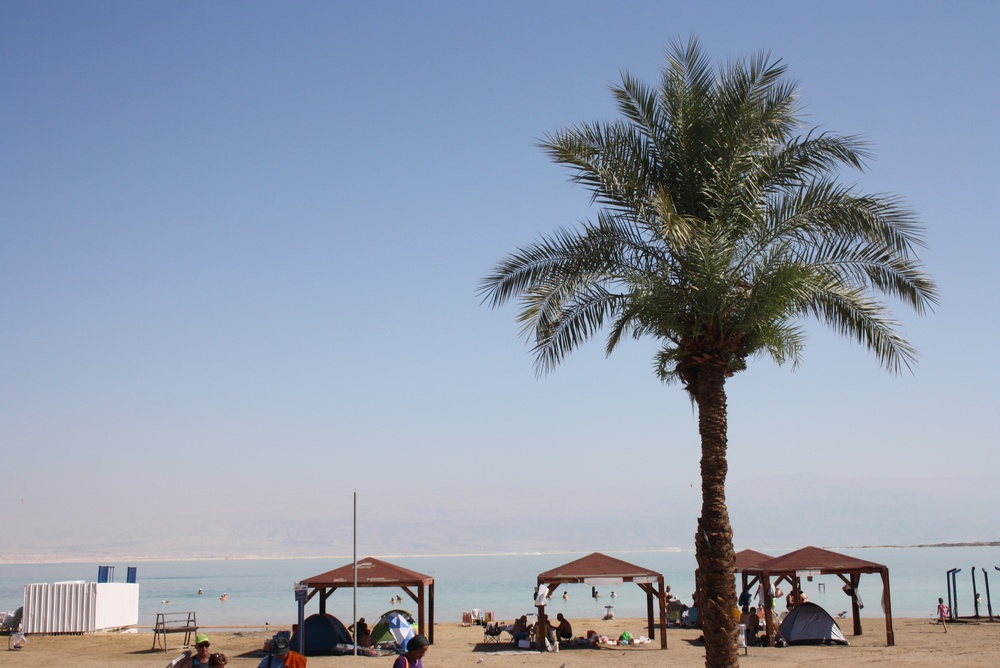
#> input picture images/palm.JPG, 1000 x 668 px, shrunk from 2816 x 1880 before the run, found by its file name
$ python edge_detection.py
#> lines starting #> are read from the running program, lines starting #| are printed output that depends on the picture
import cv2
from skimage import img_as_int, img_as_ubyte
from PIL import Image
import scipy.ndimage.filters as flt
import numpy as np

img_gray = img_as_int(cv2.imread('images/palm.jpg', 0))
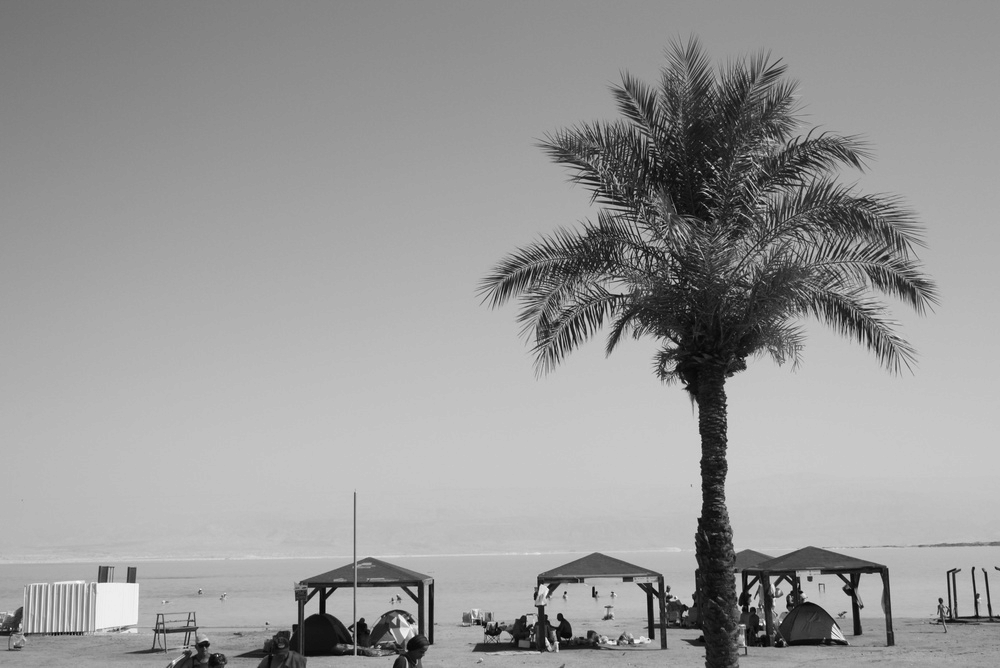
#> img_gray: shape (668, 1000) int16; min 0, max 32767, mean 19678.9; drawn with min black and max white
sobel_vertical = np.array([
    [0, 0, 0],
    [0, 0, 0],
    [-0.5, 0, 0.5]
])
edged_img = Image.fromarray(flt.convolve(img_gray, sobel_vertical))
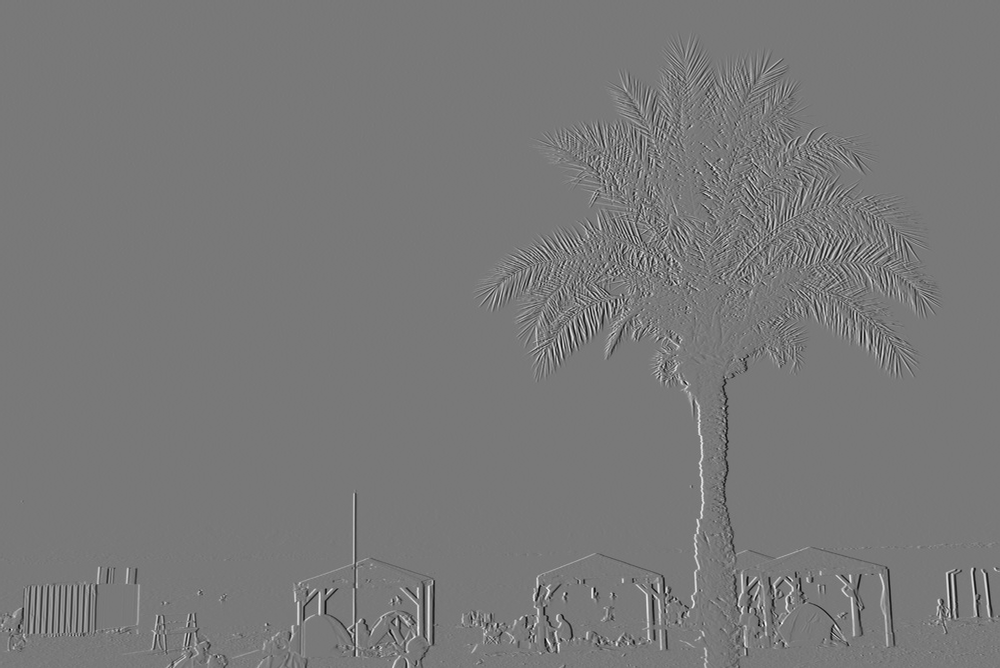
#> edged_img: PIL image 1000x668 I; min -13235, max 14585, mean -2.3; drawn with min black and max white
sobel_horizontal = sobel_vertical.T
edged_img_v = Image.fromarray(flt.convolve(img_gray, sobel_horizontal))
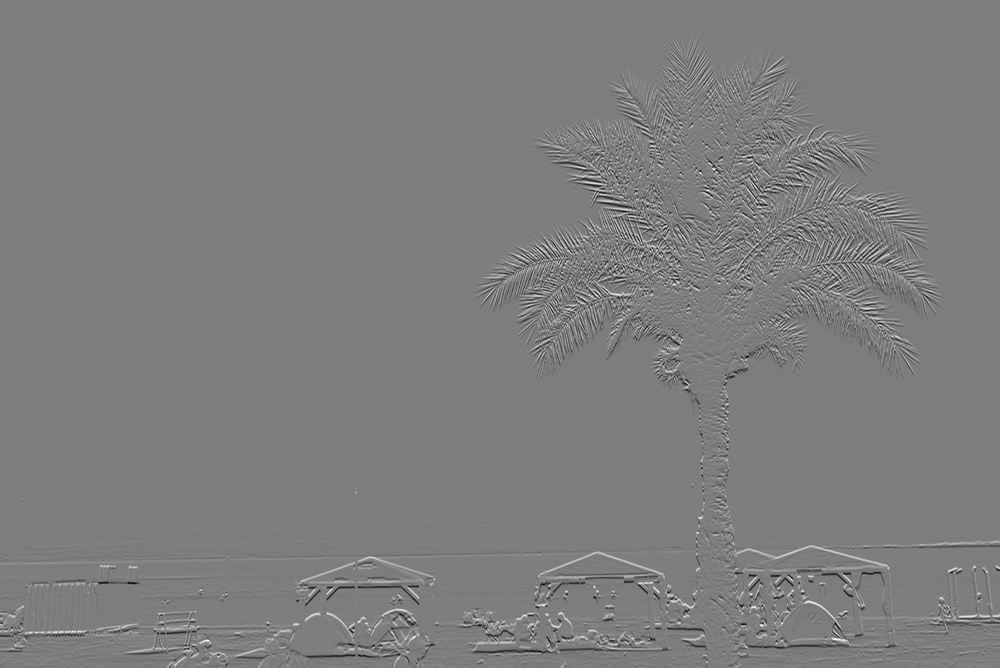
#> edged_img_v: PIL image 1000x668 I; min -12978, max 13364, mean -0.7; drawn with min black and max white

img_gray = cv2.imread('images/palm.jpg', 0)
#> img_gray: shape (668, 1000); min 0, max 255, mean 153.1

sobel_x = cv2.Sobel(img_gray, -1, 1, 0, ksize=5)
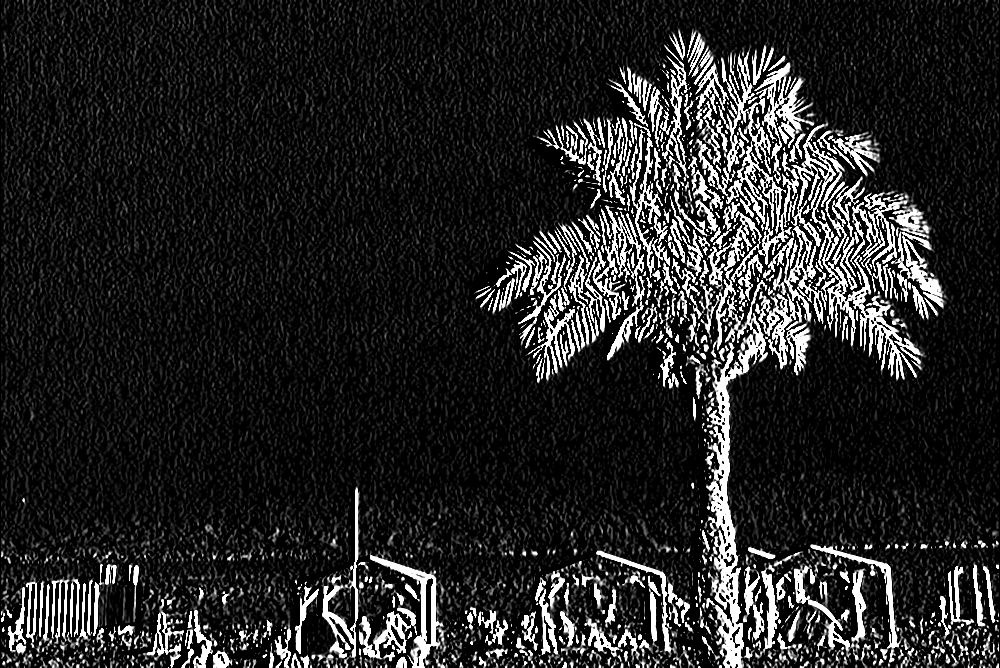
#> sobel_x: shape (668, 1000); min 0, max 255, mean 37.9
sobel_y = cv2.Sobel(img_gray, -1, 0, 1, ksize=5)
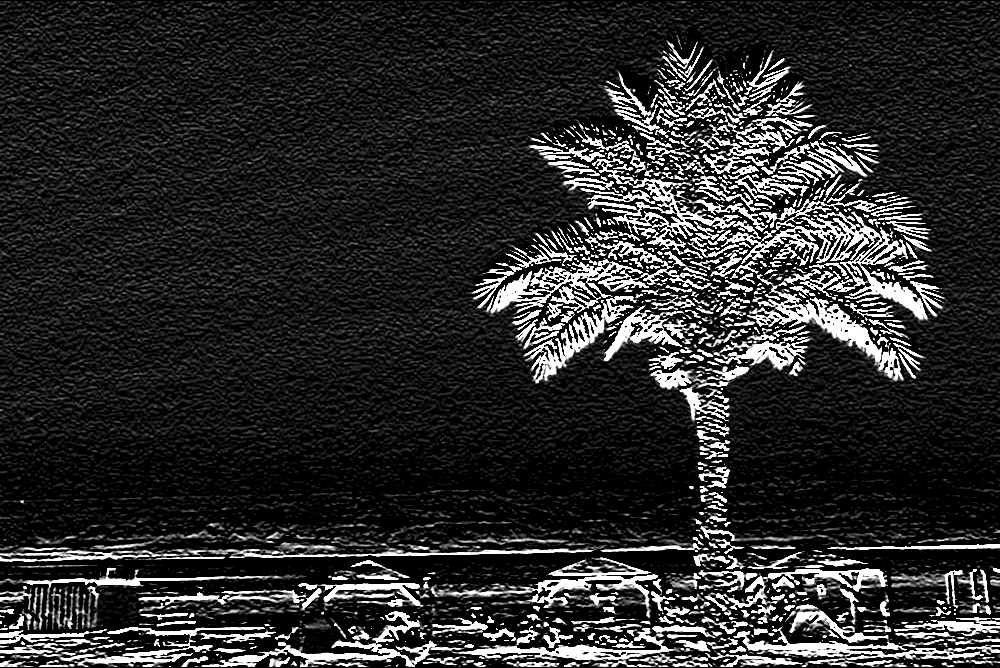
#> sobel_y: shape (668, 1000); min 0, max 255, mean 44.3
sobel_x_img = Image.fromarray(sobel_x)
sobel_y_img = Image.fromarray(sobel_y)

edged_img.show()
edged_img_v.show()
sobel_x_img.show()
sobel_y_img.show()

$ run again, with images/pizza.JPG copied over images/palm.JPG
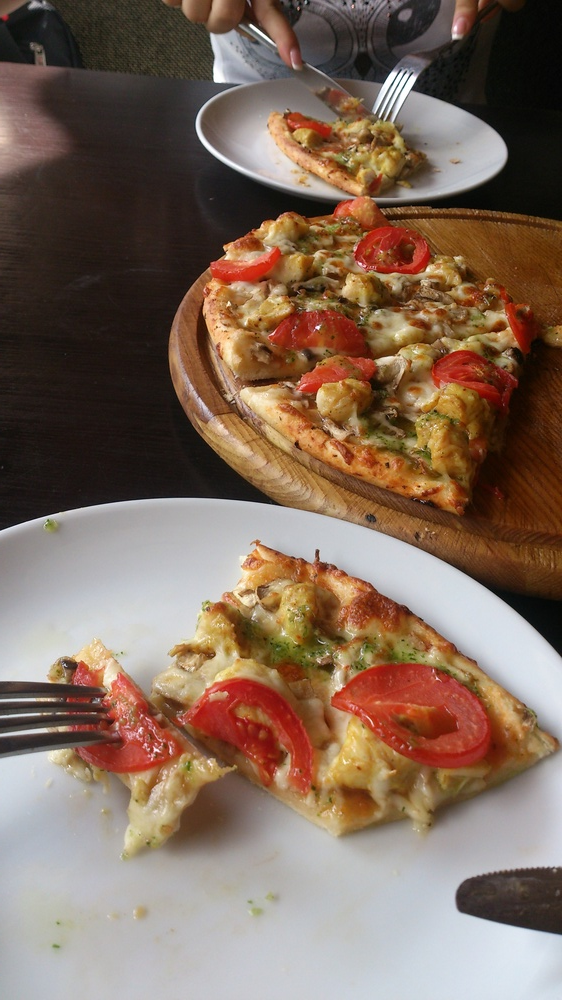
#> input picture images/pizza.JPG, 562 x 1000 px, shrunk from 2204 x 3920 before the run, found by its file name
#> `sobel_x = cv2.Sobel(img_gray, -1, 1, 0, ksize=5)`:
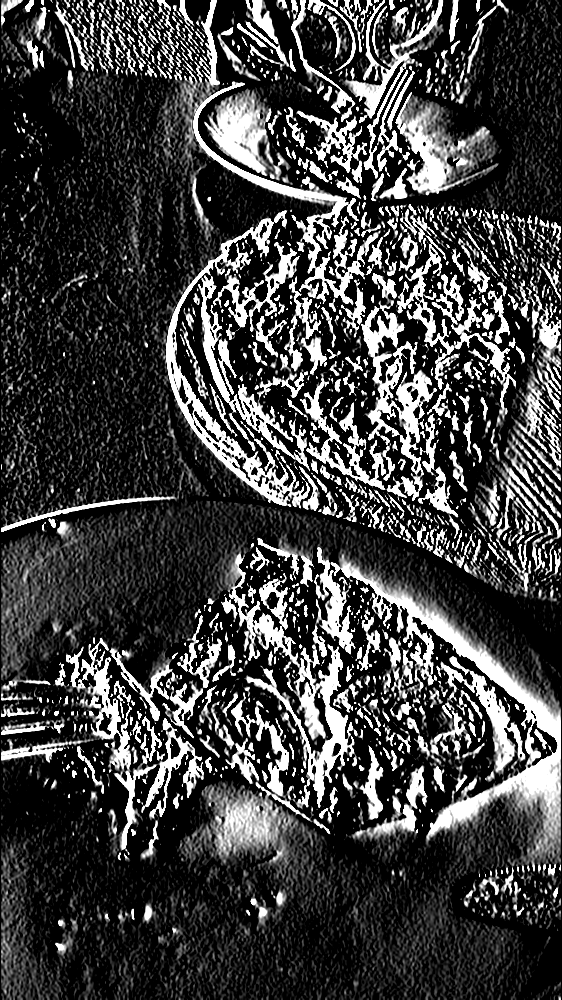
#> sobel_x: shape (1000, 562); min 0, max 255, mean 65
#> `sobel_y = cv2.Sobel(img_gray, -1, 0, 1, ksize=5)`:
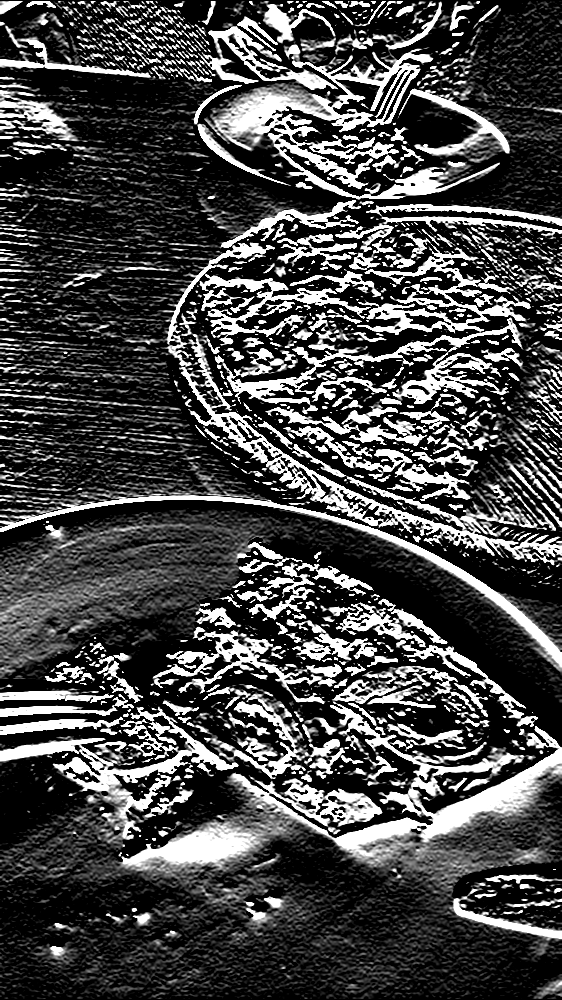
#> sobel_y: shape (1000, 562); min 0, max 255, mean 71.6
